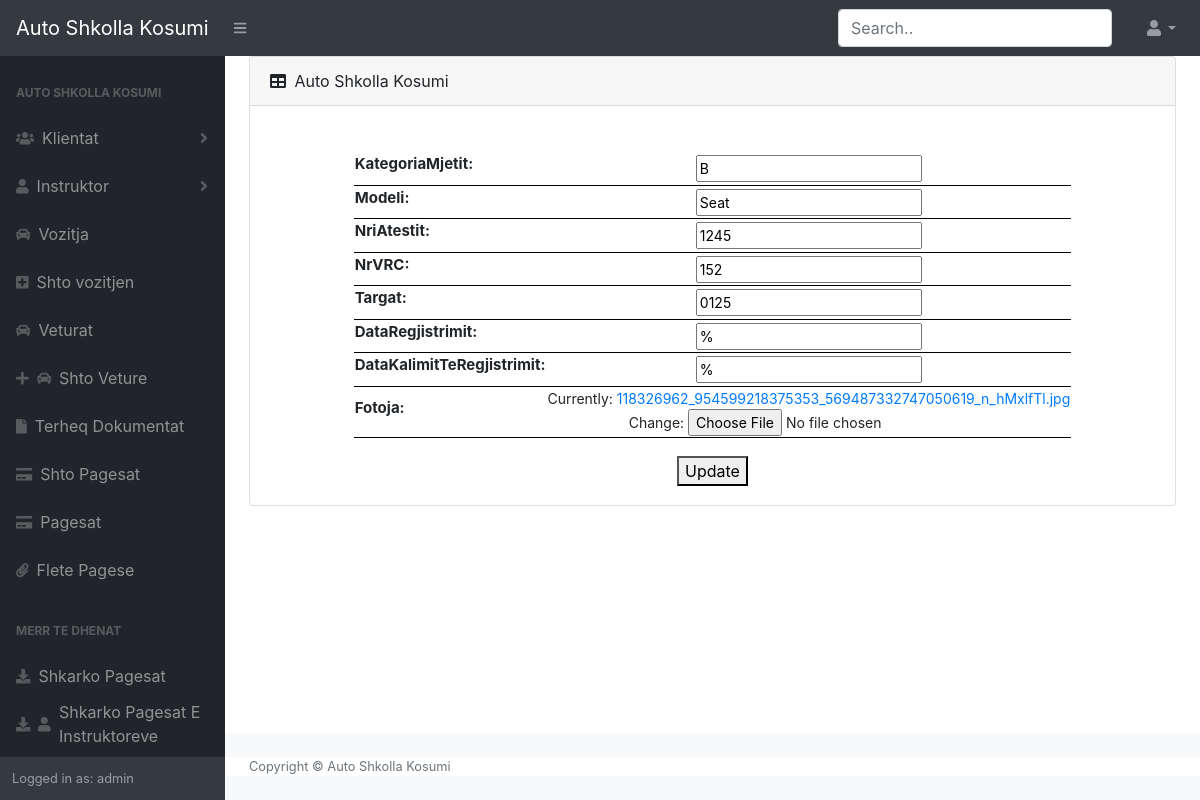
/vetura/1/ (signed in), run on an earlier commit of the app's database.
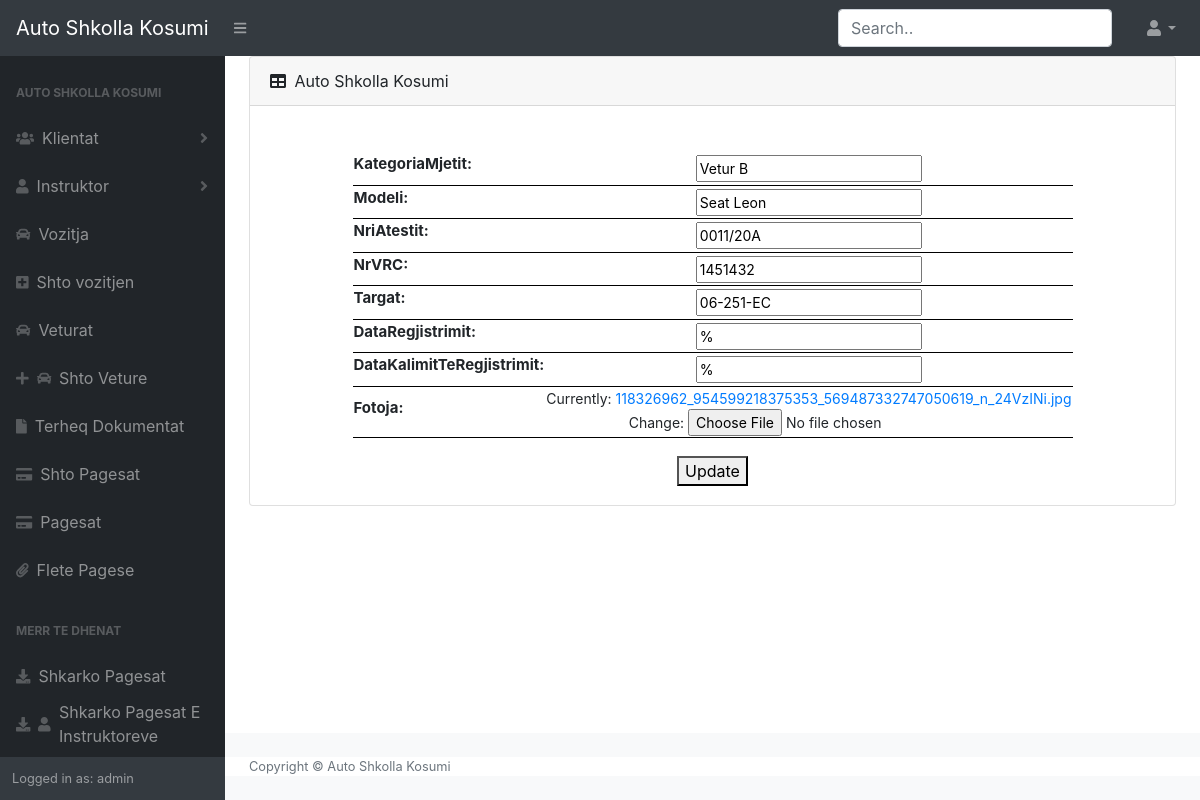
And on a later commit of the database.
### Kosumi/models.py (models this page shows, shortened)
class Veturat(models.Model):
    KategoriaMjetit = models.CharField(max_length=10)
    Modeli = models.CharField(max_length=50)
    NriAtestit = models.CharField(max_length=50)
    NrVRC = models.IntegerField()
    targat = models.CharField(max_length=50)
    dataRegjistrimit = models.DateField()
    dataKalimitTeRegjistrimit = models.DateField()
    fotoja = models.ImageField(null=True)

### Kosumi/views.py (the view)
# urls.py: path("vetura/<int:pk>/", veturatEdit.as_view(), name="vetura"),
class veturatEdit(UpdateView):
    model = Veturat
    template_name = "home/editVetura.html"
    fields = '__all__'

### Kosumi/templates/home/editVetura.html (shortened to what this page needs)
{% extends 'home/Base.html' %}
{% block content %}
{% load widget_tweaks %}
<body class="sb-nav-fixed">
    <div class="card mb-4">
        <div class="card-header">
            <i class="fas fa-table mr-1"></i>
            Auto Shkolla Kosumi
        </div>
        <div style="padding-top: 5%;">
            <center>
                <form method="post" enctype="multipart/form-data">
                    <table style="font-size:15px;">{{ form.as_table }}</table>
                    <button type="submit" style="margin: 2%;">Update</button>
                </form>
            </center>
        </div>
    </div>
</body>
{% endblock %}

What changed in the data, as far as the page shows it:
changed Veturat: KategoriaMjetit "B" → "Vetur B"; Modeli "Seat" → "Seat Leon"; NriAtestit "1245" → "0011/20A"; NrVRC "152" → "1451432"; targat "0125" → "06-251-EC"
Also different on the page:
text no longer shown: "KategoriaMjetit: Modeli: NriAtestit: NrVRC: Targat: DataRegjistrimit: DataKalimitTeRegjistrimit: Fotoja: Currently: 118326962_954599218375353_569487332747050619_n_hMxlfTl.jpg Change:"
text now shown: "KategoriaMjetit: Modeli: NriAtestit: NrVRC: Targat: DataRegjistrimit: DataKalimitTeRegjistrimit: Fotoja: Currently: 118326962_954599218375353_569487332747050619_n_24VzINi.jpg Change:"
